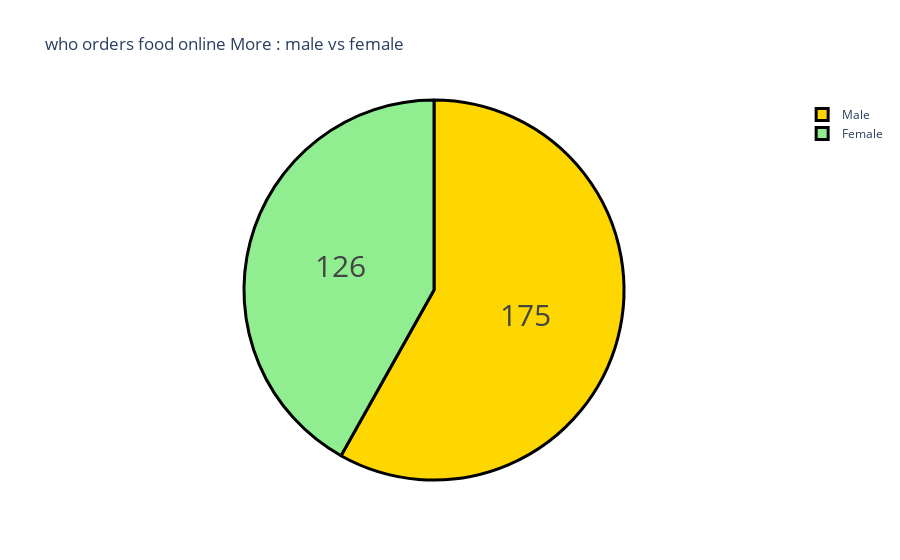

Notebook code cell kept with this figure:
### Code cell
gender = buying_again_data['Gender'].value_counts()
label = gender.index
counts=gender.values
color=['gold','lightgreen']

fig = go.Figure(data=[go.Pie(labels=label,values=counts)])
fig.update_layout(title_text="who orders food online More : male vs female")
fig.update_traces(hoverinfo='label+percent', textinfo='value', textfont_size=30,
                  marker=dict(colors=color, line=dict(color='black', width=3)))
fig.show()

### Figure 1 — Plotly figure (JSON) as saved in the notebook; plotly's stock layout.template omitted (floating-point values rounded to 4 significant figures)
{"data": [{"hoverinfo": "label+percent", "labels": ["Male", "Female"], "marker": {"colors": ["gold", "lightgreen"], "line": {"color": "black", "width": 3}}, "textfont": {"size": 30}, "textinfo": "value", "type": "pie", "values": [175, 126]}], "layout": {"title": {"text": "who orders food online More : male vs female"}}}
